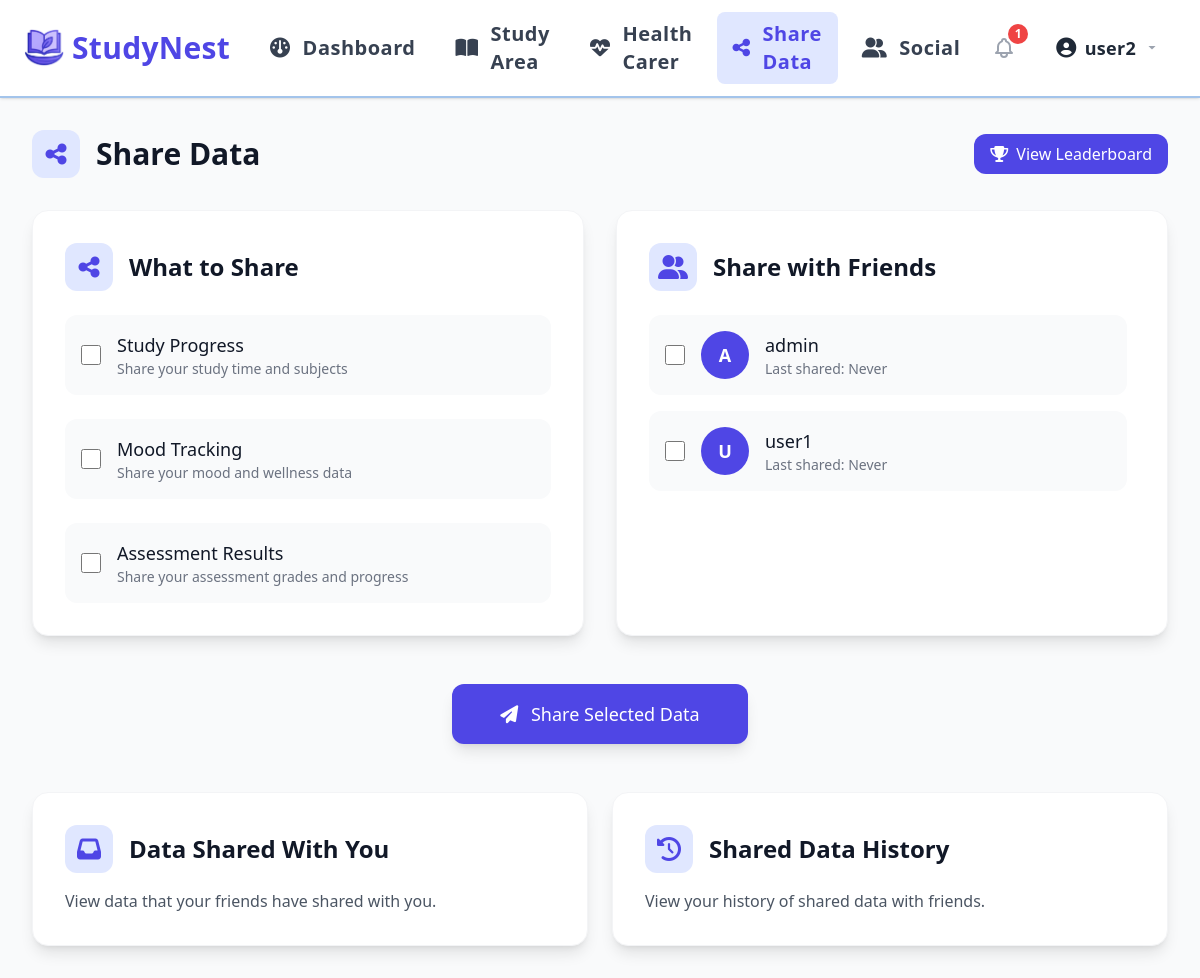
/share_data (signed in), run on an earlier commit of the app's database.
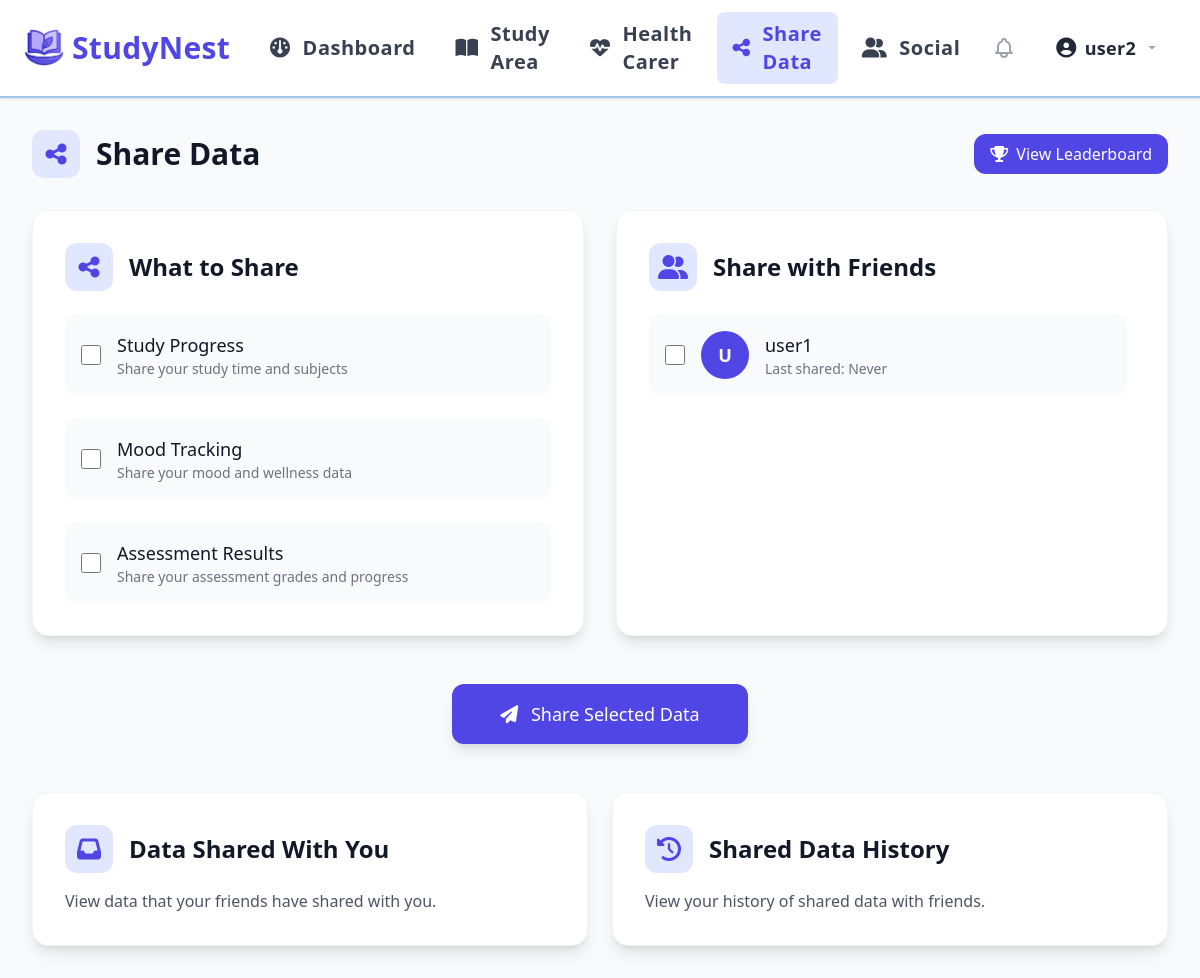
And on a later commit of the database.
### app/models.py (models this page shows)
class User(UserMixin, db.Model):
    id = db.Column(db.Integer, primary_key=True)
    username = db.Column(db.String(80), unique=True, nullable=False)
    password = db.Column(db.String(255), nullable=False)
    email = db.Column(db.String(120), unique=True, nullable=False)
    created_at = db.Column(db.DateTime, default=lambda: datetime.now(UTC))
    university = db.Column(db.String(120))
    profile_picture = db.Column(db.String(120), default=None)  # Store the filename of the profile picture
    study_sessions = db.relationship('StudySession', backref='user', lazy=True)
    tasks = db.relationship('Task', backref='user', lazy=True)
    wellness_checks = db.relationship('WellnessCheck', backref='user', lazy=True)
    friends = db.relationship(
        'User',
        secondary='friendship',
        primaryjoin=(Friendship.user_id == id),
        secondaryjoin=(Friendship.friend_id == id),
        backref='friend_of'
    )
    sent_friend_requests = db.relationship('FriendRequest',
                                         foreign_keys='FriendRequest.from_user_id',
                                         back_populates='from_user',
                                         lazy=True)
    received_friend_requests = db.relationship('FriendRequest',
                                            foreign_keys='FriendRequest.to_user_id',
                                            back_populates='to_user',
                                            lazy=True)

### app/routes.py (the view)
@main.route('/share_data')
@login_required
def share_data():
    friendships = Friendship.query.filter(
        (Friendship.user_id == current_user.id) | (Friendship.friend_id == current_user.id)
    ).all()
    friends = []
    for friendship in friendships:
        if friendship.user_id == current_user.id:
            friend = User.query.get(friendship.friend_id)
        else:
            friend = User.query.get(friendship.user_id)
        if friend:
            friends.append(friend)
    return render_template('share_data.html', friends=friends)

### app/routes.py (called while the page is built)
@login_manager.user_loader
def load_user(user_id):
    return User.query.get(int(user_id))

@main.context_processor
def inject_notifications():
    if current_user.is_authenticated:
        pending_count = FriendRequest.query.filter_by(to_user_id=current_user.id, status='pending').count()
        accepted_count = FriendRequest.query.filter_by(from_user_id=current_user.id, status='accepted', is_read=False).count()
        unread_shared_data = SharedData.query.filter_by(to_user_id=current_user.id, is_read=False).count()
        return dict(
            pending_requests_count=pending_count,
            accepted_requests_count=accepted_count,
            unread_shared_data_count=unread_shared_data
        )
    return dict(pending_requests_count=0, accepted_requests_count=0, unread_shared_data_count=0)

### templates/share_data.html (shortened to what the changed rows need)
{% extends "base.html" %}
{% block content %}
<div class="h-full w-full bg-gray-50 dark:bg-gray-800">
    <div class="h-full w-full p-8">
        <div class="max-w-7xl mx-auto">
            <div class="flex justify-between items-center mb-8">
                <div class="flex items-center">
                    <h1 class="text-3xl font-bold text-gray-900 dark:text-white">Share Data</h1>
                </div>
            </div>
            <div class="grid grid-cols-1 lg:grid-cols-2 gap-8 mb-12">
                <div class="bg-white dark:bg-gray-700 rounded-2xl shadow-lg p-8 border border-gray-100 dark:border-gray-600">
                    <div class="flex items-center mb-6">
                        <h2 class="text-2xl font-semibold text-gray-900 dark:text-white">What to Share</h2>
                    </div>
                </div>
                <div class="bg-white dark:bg-gray-700 rounded-2xl shadow-lg p-8 border border-gray-100 dark:border-gray-600">
                    <div class="flex items-center mb-6">
                        <h2 class="text-2xl font-semibold text-gray-900 dark:text-white">Share with Friends</h2>
                    </div>
                    <div class="space-y-4 max-h-[400px] overflow-y-auto pr-2">
                        {% set unique_friends = {} %}
                        {% for friend in friends %}
                            {% if friend.id not in unique_friends %}
                                {% set _ = unique_friends.update({friend.id: friend}) %}
                            {% endif %}
                        {% endfor %}
                        {% for friend in unique_friends.values() %}
                            <div class="flex items-center space-x-4 p-4 bg-gray-50 dark:bg-gray-600 rounded-xl hover:bg-gray-100 dark:hover:bg-gray-500 transition-colors duration-200">
                                <input type="checkbox" id="friend_{{ friend.id }}" class="friend-checkbox w-5 h-5 text-indigo-600 rounded border-gray-300 focus:ring-indigo-500">
                                <div class="w-12 h-12 rounded-full bg-indigo-600 flex items-center justify-center text-white font-bold text-lg">
                                    {{ friend.username[0]|upper }}
                                </div>
                                <div class="flex-1">
                                    <label for="friend_{{ friend.id }}" class="font-medium text-gray-900 dark:text-white text-lg">{{ friend.username }}</label>
                                    <p class="text-sm text-gray-500 dark:text-gray-400">Last shared: {{ friend.last_shared|default('Never', true) }}</p>
                                </div>
                            </div>
                        {% endfor %}
                    </div>
                </div>
            </div>
            <div class="grid grid-cols-1 md:grid-cols-2 gap-6">
                <a href="{{ url_for('main.data_shared_with_you') }}" class="bg-white dark:bg-gray-700 rounded-2xl shadow-lg p-8 border border-gray-100 dark:border-gray-600 hover:shadow-xl transition-shadow duration-300">
                    <div class="flex items-center mb-4">
                        <h2 class="text-2xl font-semibold text-gray-900 dark:text-white">Data Shared With You</h2>
                    </div>
                </a>
                <a href="{{ url_for('main.shared_data_history') }}" class="bg-white dark:bg-gray-700 rounded-2xl shadow-lg p-8 border border-gray-100 dark:border-gray-600 hover:shadow-xl transition-shadow duration-300">
                    <div class="flex items-center mb-4">
                        <h2 class="text-2xl font-semibold text-gray-900 dark:text-white">Shared Data History</h2>
                    </div>
                </a>
            </div>
        </div>
    </div>
</div>
{% endblock %}

### templates/base.html (shortened to what the changed rows need)
<!DOCTYPE html>
<html lang="en" class="h-full">
<head>
    <script src="https://cdn.tailwindcss.com"></script>
    <link rel="stylesheet" href="https://cdn.jsdelivr.net/npm/flatpickr/dist/flatpickr.min.css">
    <link rel="stylesheet" href="{{ static_file('css/styles.css') }}">
    <link rel="stylesheet" href="https://cdnjs.cloudflare.com/ajax/libs/font-awesome/6.5.0/css/all.min.css" />
    <link href="https://cdn.jsdelivr.net/npm/tom-select@2.3.1/dist/css/tom-select.css" rel="stylesheet">
</head>
<body class="bg-background text-primary h-full flex flex-col">
    <nav class="flex items-center bg-white px-6 py-3 shadow justify-between sticky top-0 z-50 text-lg">
        <div class="flex items-center space-x-4">
            {% if not (request.endpoint == 'main.index' and not current_user.is_authenticated) %}
            <div class="flex items-center space-x-4">
                {% if current_user.is_authenticated %}
                <a href="{{ url_for('main.notifications') }}" class="relative flex items-center px-2 py-2">
                    {% if pending_requests_count + accepted_requests_count + unread_shared_data_count > 0 %}
                    <span class="absolute -top-1 -right-1 bg-red-500 text-white text-xs font-bold rounded-full w-5 h-5 flex items-center justify-center">
                        {{ pending_requests_count + accepted_requests_count + unread_shared_data_count }}
                    </span>
                    {% endif %}
                </a>
                {% endif %}
            </div>
            {% endif %}
        </div>
    </nav>
    <main class="flex-1 w-full page-content">
        {% block content %}
        {% endblock %}
    </main>
</body>
</html>

What changed in the data, as far as the page shows it:
no longer on this page (row edited): User: username "A", username "admin", last_shared "Never"
Also different on the page:
text no longer shown: "1"
